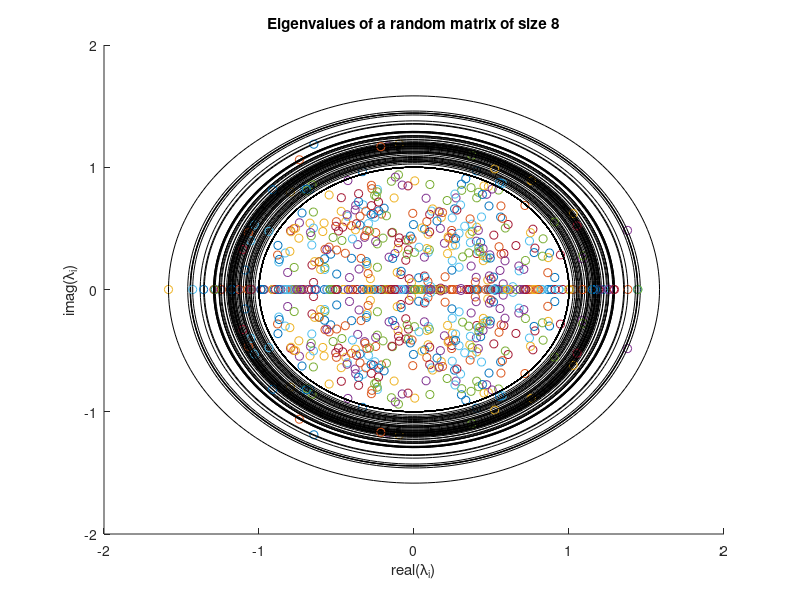
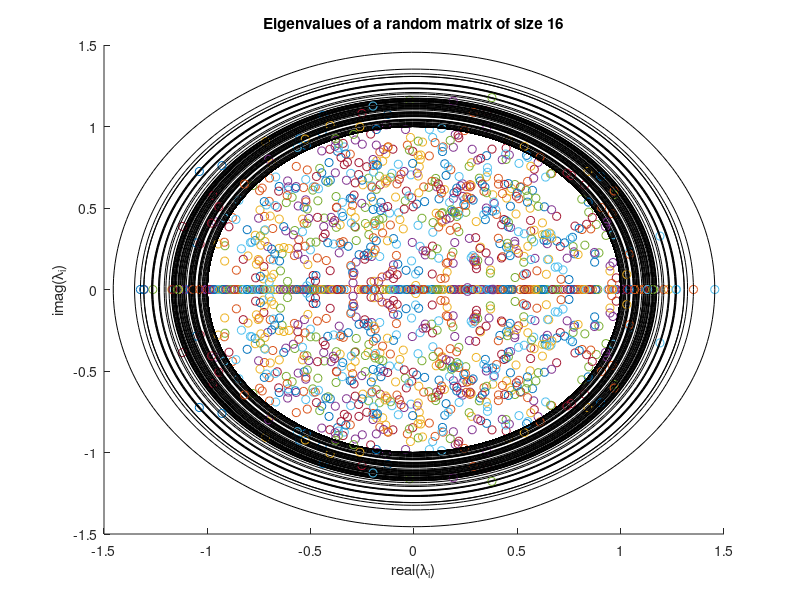
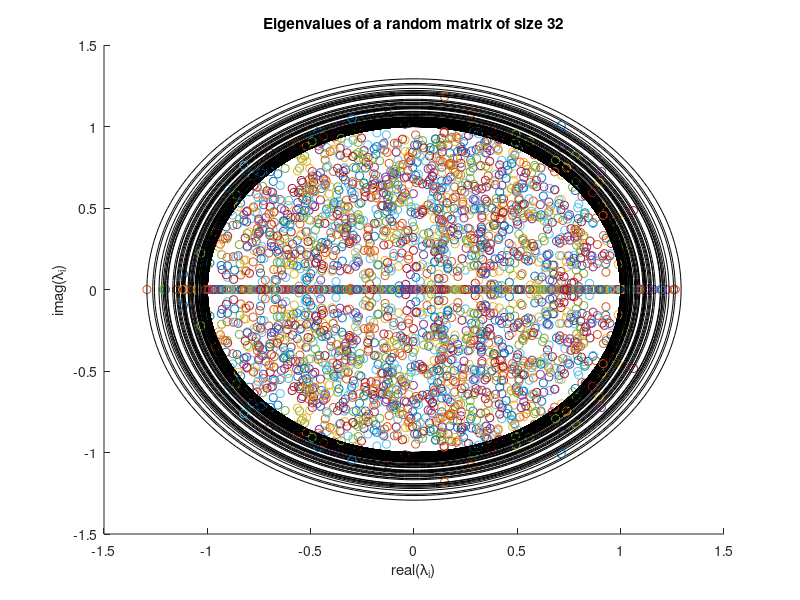
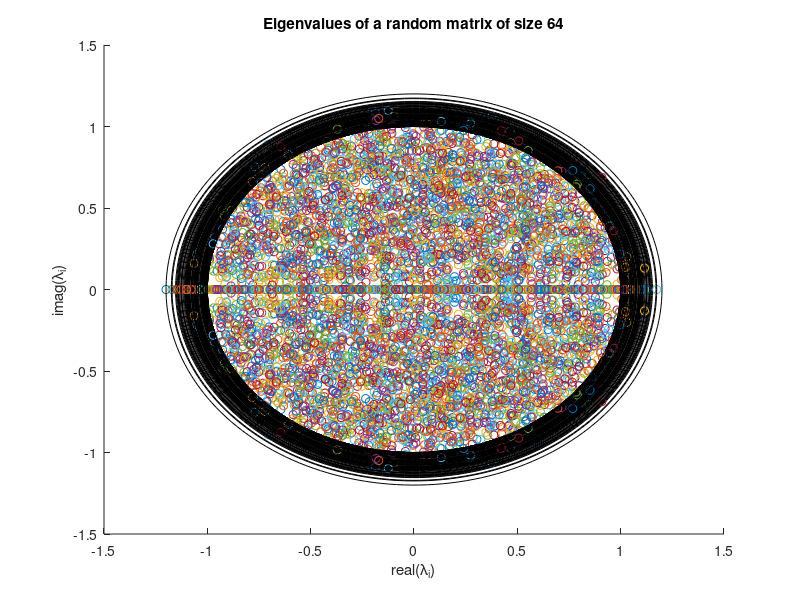

These charts were generated, in order, by the following MATLAB code:
% PROBLEM 12.3A

for jj = 3:8
    m = 2.^jj;
    titleStr = sprintf('Eigenvalues of a random matrix of size %g', m);
    figure('Name', titleStr);
    oldSpectral = 1;
    for n=1:100;
        A = randn(m, m)/sqrt(m);
        lambda = eig(A);
        scatter(real(lambda), imag(lambda)), 'filled';
        hold on
        spectral = max(abs(lambda));
        spectral = max(oldSpectral, spectral);
        
        t = linspace(0, 2*pi, 200);
        plot(spectral*cos(t), spectral*sin(t), 'k');
    end
    xlabel('real(\lambda_i)');
    ylabel('imag(\lambda_i)');
    title(titleStr);
end
        
%% Problem 12.3B:
